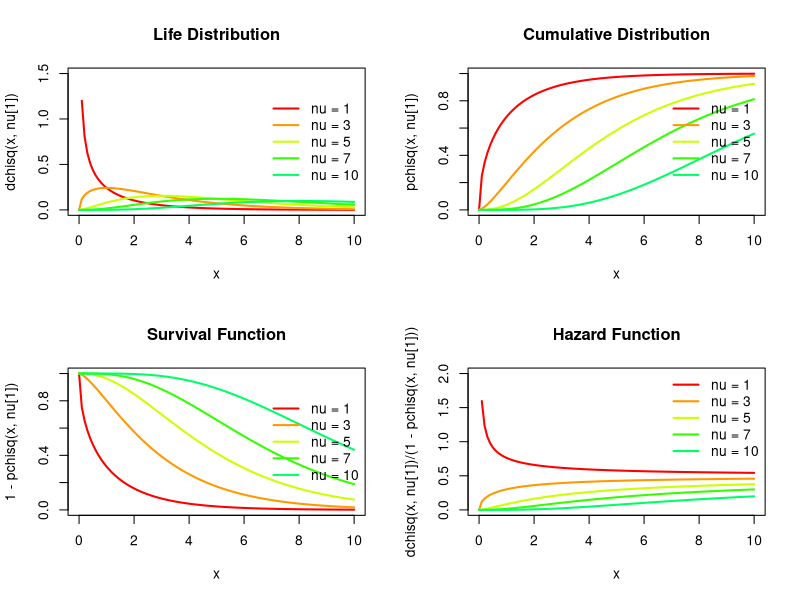

Recreate this plot in R.
##### Chi-square Distribution
### parameter
nu = c(1, 3, 5, 7, 10)	# nu

### Input Variable
x <- seq(0, 10, length.out = 101)


color = rainbow(10)
par(mfrow = c(2, 2))

### Life Distribution
plot(x, dchisq(x, nu[1]), xlim=c(0, 10), ylim=c(0, 1.5), col=color[1], lwd=2, type = 'l', main="Life Distribution")
for (i in 2:5)	{	lines(x, dchisq(x, nu[i]), col=color[i], lwd=2);	}
legend('right', bty = 'n', lwd=2, col=color[1:5], legend = c('nu = 1', 'nu = 3', 'nu = 5', 'nu = 7', 'nu = 10'))

### Cumulative Distribution
plot(x, pchisq(x, nu[1]), xlim=c(0, 10), ylim=c(0, 1), col=color[1], lwd=2, type = 'l', main="Cumulative Distribution")
for (i in 2:5)	{	lines(x, pchisq(x, nu[i]), col=color[i], lwd=2);	}
legend('right', bty = 'n', lwd=2, col=color[1:5], legend = c('nu = 1', 'nu = 3', 'nu = 5', 'nu = 7', 'nu = 10'))

### Survival Function
plot(x, 1-pchisq(x, nu[1]), xlim=c(0, 10), ylim=c(0, 1), col=color[1], lwd=2, type = 'l', main="Survival Function")
for (i in 2:5)	{	lines(x, 1-pchisq(x, nu[i]), col=color[i], lwd=2);	}
legend('right', bty = 'n', lwd=2, col=color[1:5], legend = c('nu = 1', 'nu = 3', 'nu = 5', 'nu = 7', 'nu = 10'))

### Hazard Function
plot(x, dchisq(x, nu[1])/(1-pchisq(x, nu[1])), xlim=c(0, 10), ylim=c(0, 2), col=color[1], lwd=2, type = 'l', main="Hazard Function")
for (i in 2:5) {	lines(x, dchisq(x, nu[i])/(1-pchisq(x, nu[i])), col=color[i], lwd=2);	}
legend('topright', bty = 'n', lwd=2, col=color[1:5], legend = c('nu = 1', 'nu = 3', 'nu = 5', 'nu = 7', 'nu = 10'))
